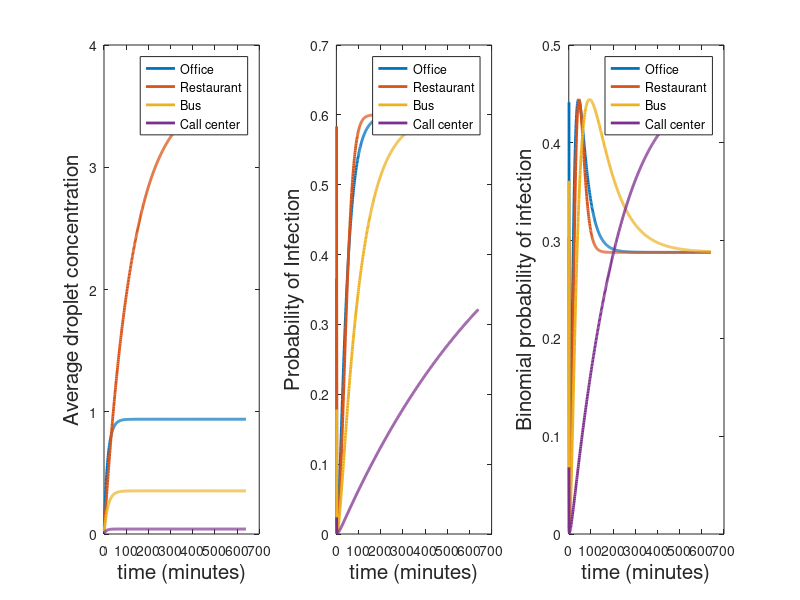

This figure's MATLAB source:

clear all;

% we assume that k5 (relative humidity) is constant across all scenarios
k5=0.0078;   %35 RH

% kj is the ACH in different scenarios. ACH is 3.19 in the office, 0 in the
% Guangzhou Restaurant, 3 in the bus of buddhists, and 6 in the room1 of 
% korean call center
kj=[3.19/60,0/60,3/60,6/60];

% the volume of different scenarios, in the order of the office, the
% restaurant, the bus, and room 1 of the call center. the unit is in m^3
V = [27.67,56.52,77.72,362.25]; 

% here, a is the constant that we want to manipulate in the probability of
% infection plot such that the probability of infection matches with the
% actual probability. For the Guangzhou Restaurant, 11 out of 21 were
% infected in the length of 73 minutes. We assume that a is constant across
% all four scenarios
a = 0.03;


for i = 1:4
    C(1)=1.584/(V(i));
    k=k5+kj(i);
    p(1)=0.6*(1-exp(-C(1)/k)); 
    % We are assuming that most people are
    % vaccinated 0.3 but the strain is virulent (omicron) x 2 =0.6.
  
    pb(1)=(factorial(3)/(factorial(2)*factorial(1)))*p(1)^1*(1-p(1))^2;

    % simulate the scenarios for 1000 minutes
    for j=2:1:640

    % average droplet concentration
    C(j)=(C(1)/k)*(1-exp(-k*j));

    % probability of infection
    p(j)=0.6*(1-exp(a*(C(j)/k-(C(1)/k)*j)));

    % This is the probability that 2 people come into office and 
    % one gets infected (so there are 3 people there)
    pb(j)=(factorial(3)/(factorial(2)*factorial(1)))*p(j)^1*(1-p(j))^2;
    end

% plotting for each scenarios
subplot(1,3,1)
plot(C,'LineWidth',2);hold on
ylabel('Average droplet concentration','FontSize',15), xlabel('time (minutes)','FontSize',15)
subplot(1,3,2)
plot(p,'LineWidth',2);hold on
ylabel('Probability of Infection','FontSize',15), xlabel('time (minutes)','FontSize',15)
subplot(1,3,3)
plot(pb,'LineWidth',2);hold on
ylabel('Binomial probability of infection','FontSize',15), xlabel('time (minutes)','FontSize',15)
end

% adding the legend for each plot
for i = 1:3
    subplot(1,3,i)
    legend('Office','Restaurant','Bus','Call center');
end


% In the Guangzhou Restaurant, 11/21 got infected in the interval of 73
% minutes. For the bus, 24/68 got infected in the interval of 100 minutes
